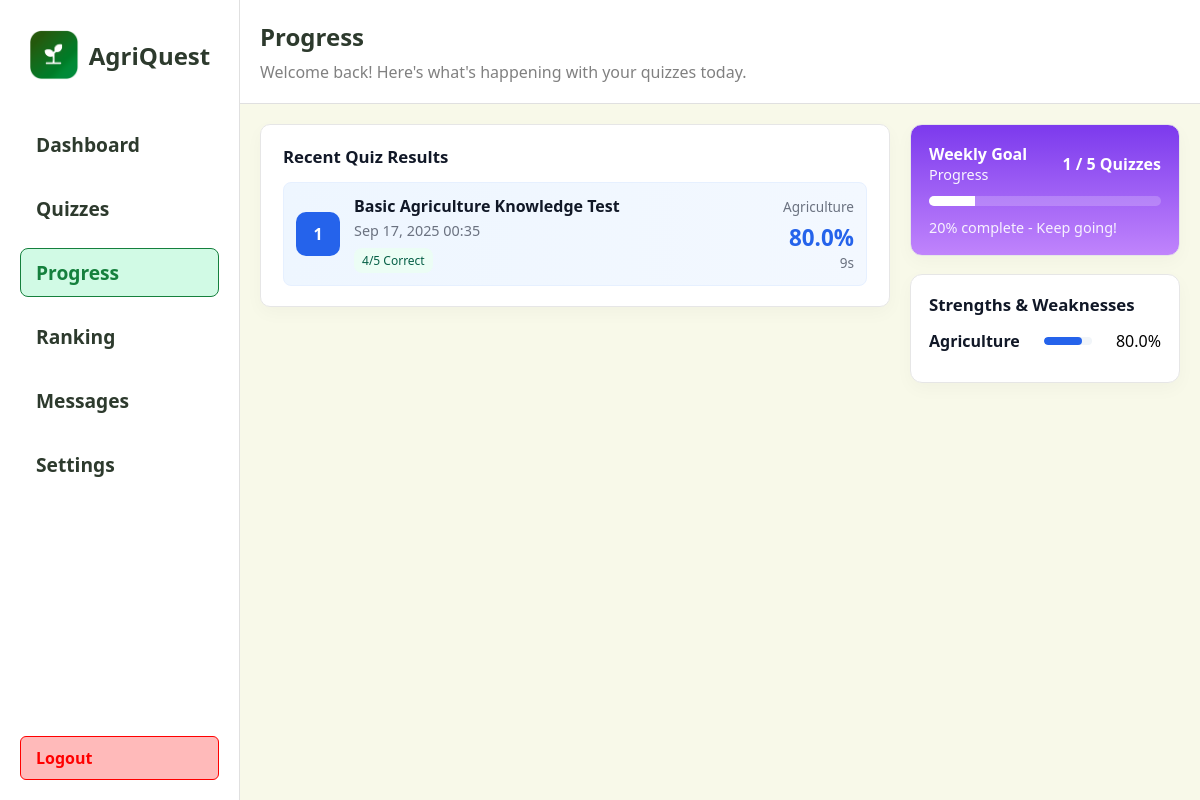
Page /student/progress (signed in) on the earlier database version.
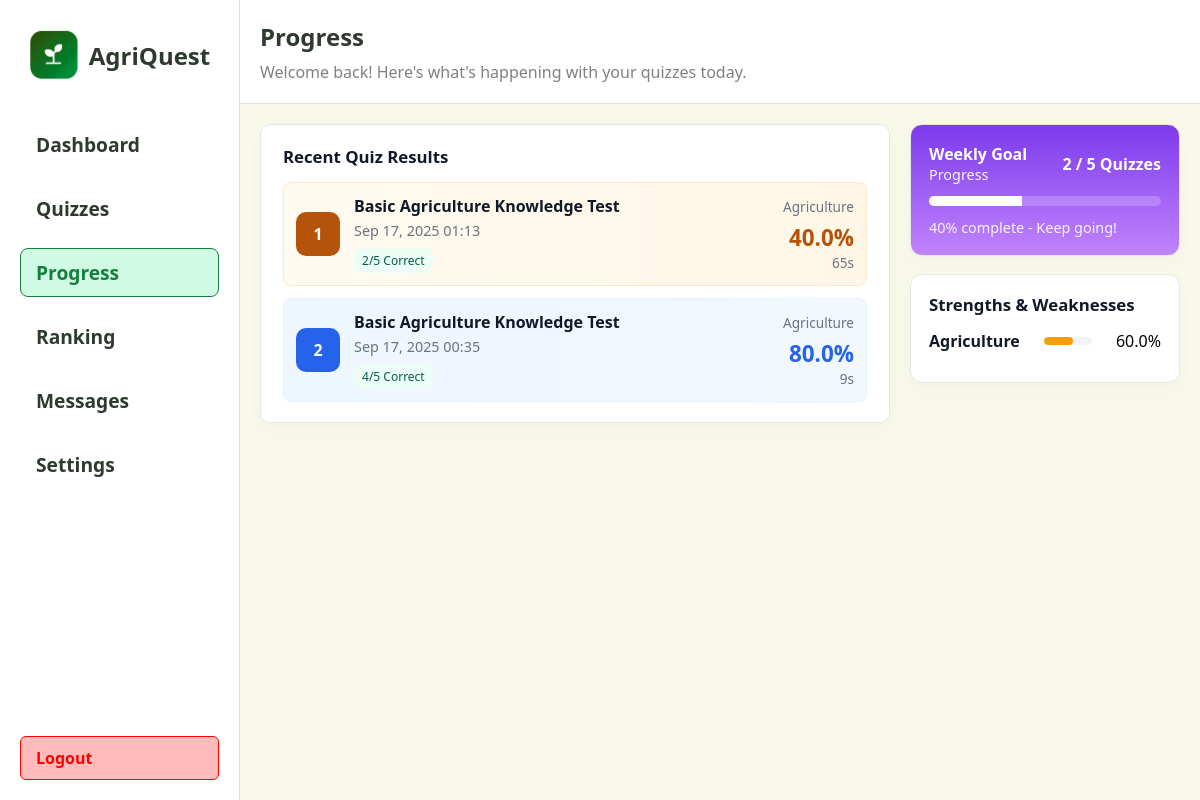
Same page on the later database version.
### app/models.py (models this page shows)
class QuizAttempt(db.Model):
	id = db.Column(db.Integer, primary_key=True)
	quiz_id = db.Column(db.Integer, db.ForeignKey('quiz.id'), nullable=False)
	student_id = db.Column(db.Integer, db.ForeignKey('student.id'), nullable=False)
	started_at = db.Column(db.DateTime, nullable=False, default=db.func.now())
	completed_at = db.Column(db.DateTime, nullable=True)
	score = db.Column(db.Integer, nullable=True)
	percent = db.Column(db.Float, nullable=True)
	time_taken_seconds = db.Column(db.Integer, nullable=True)
	answers = db.relationship('AttemptAnswer', backref='attempt', cascade='all, delete-orphan', lazy=True)
	quiz = db.relationship('Quiz', backref=db.backref('attempts', cascade='all, delete-orphan'), lazy=True)

class Quiz(db.Model):
	id = db.Column(db.Integer, primary_key=True)
	title = db.Column(db.String(200), nullable=False)
	description = db.Column(db.Text)
	time_limit = db.Column(db.Integer, default=0)  # minutes
	difficulty = db.Column(db.String(50))
	teacher_id = db.Column(db.Integer, db.ForeignKey('teacher.id'), nullable=True)
	subject_id = db.Column(db.Integer, db.ForeignKey('subject.id'), nullable=True)
	questions = db.relationship('Question', backref='quiz', cascade='all, delete-orphan', lazy=True)
	created_at = db.Column(db.DateTime, nullable=False, default=db.func.now())

class Subject(db.Model):
	id = db.Column(db.Integer, primary_key=True)
	name = db.Column(db.String(120), unique=True, nullable=False)
	code = db.Column(db.String(20), unique=True)
	description = db.Column(db.Text)
	category = db.Column(db.String(50))
	grade_level = db.Column(db.String(20))
	quizzes = db.relationship('Quiz', backref='subject', lazy=True)

### app/routes.py (the view)
@main.route("/student/progress")
def student_progress():
    student_id = session.get('student_id')
    attempts = []
    if student_id:
        attempts = (
            QuizAttempt.query.filter_by(student_id=student_id)
            .order_by(QuizAttempt.completed_at.desc())
            .limit(25)
            .all()
        )
    try:
        goal = 5
        if student_id:
            s = Student.query.filter_by(id=student_id).first()
            if s and getattr(s, 'weekly_goal', None) is not None:
                try:
                    goal = int(s.weekly_goal)
                except Exception:
                    goal = 5
        now = datetime.utcnow()
        week_start = now - timedelta(days=7)
        completed_this_week = 0
        if student_id:
            completed_this_week = (
                QuizAttempt.query.filter(QuizAttempt.student_id == student_id, QuizAttempt.completed_at != None, QuizAttempt.completed_at >= week_start)
                .count()
            )
        percent = int((completed_this_week / goal) * 100) if goal > 0 else 0
        if percent > 100:
            percent = 100
        weekly_message = "Keep going!" if percent < 100 else "Goal reached — great job!"
    except Exception:
        goal = 5
        completed_this_week = 0
        percent = 0
        weekly_message = "Weekly progress unavailable"
    subject_strengths = []
    if student_id:
        try:
            rows = (
                db.session.query(
                    Subject.id.label('subject_id'),
                    Subject.name.label('subject_name'),
                    func.avg(QuizAttempt.percent).label('avg_percent'),
                    func.count(QuizAttempt.id).label('attempts_count')
                )
                .join(Quiz, Quiz.subject_id == Subject.id)
                .join(QuizAttempt, QuizAttempt.quiz_id == Quiz.id)
                .filter(QuizAttempt.student_id == student_id, QuizAttempt.completed_at != None, QuizAttempt.percent != None)
                .group_by(Subject.id)
                .order_by(func.avg(QuizAttempt.percent).desc())
                .all()
            )
            for r in rows:
                subject_strengths.append({
                    'id': r.subject_id,
                    'name': r.subject_name,
                    'avg_percent': round(float(r.avg_percent), 1) if r.avg_percent is not None else 0.0,
                    'attempts': int(r.attempts_count),
                })
        except Exception:
            subject_strengths = []
    return render_template(
        "student/progress.html",
        attempts=attempts,
        weekly_goal_total=goal,
        weekly_goal_completed=completed_this_week,
        weekly_goal_percent=percent,
        weekly_goal_message=weekly_message,
        subject_strengths=subject_strengths,
    )

### app/templates/student/progress.html (shortened to what the changed rows need)
<!DOCTYPE html>
<html lang="en">
  <head>
    <link
      rel="stylesheet"
      href="{{ url_for('static', filename='css/animations.css') }}"
    />
  </head>
  <body>
    <div class="right">
      <div class="section" style="width: 100%">
        <div class="section-left">
          <div class="card">
            <div class="result-list">
              {% if attempts and attempts|length > 0 %} {% for a in attempts %}
              {% set q = a.quiz %}
              <div
                class="result-item {{ 'green' if a.percent and a.percent >= 85 else ('blue' if a.percent and a.percent >= 70 else 'yellow') }}"
              >
                <div
                  class="result-icon {{ 'green' if a.percent and a.percent >= 85 else ('blue' if a.percent and a.percent >= 70 else 'yellow') }}"
                >
                  {{ loop.index }}
                </div>
                <div class="result-meta">
                  <div class="result-title">
                    {{ q.title if q else 'Quiz #' ~ a.quiz_id }}
                  </div>
                  <div class="result-sub">
                    {{ a.completed_at.strftime('%b %d, %Y %H:%M') if
                    a.completed_at else 'In progress' }}
                  </div>
                  <div class="result-pill">
                    {{ a.score if a.score is not none else '?' }}/{{
                    q.questions|length if q else '?' }} Correct
                  </div>
                </div>
                <div class="result-score">
                  {% if q and q.subject %}
                  <div
                    style="
                      font-size: 0.85rem;
                      color: #6b7280;
                      margin-bottom: 6px;
                      text-align: right;
                    "
                  >
                    {{ q.subject.name }}
                  </div>
                  {% endif %} {% if a.percent is not none %} {% if a.percent >=
                  85 %}
                  <div class="pct" style="color: #059669">
                    {{ a.percent|round(1) }}%
                  </div>
                  {% elif a.percent >= 70 %}
                  <div class="pct" style="color: #2563eb">
                    {{ a.percent|round(1) }}%
                  </div>
                  {% else %}
                  <div class="pct" style="color: #b45309">
                    {{ a.percent|round(1) }}%
                  </div>
                  {% endif %} {% else %}
                  <div class="pct">—%</div>
                  {% endif %}
                  <div class="label">
                    {{ (a.time_taken_seconds ~ 's') if a.time_taken_seconds else
                    '' }}
                  </div>
                </div>
              </div>
              {% endfor %} {% endif %}
            </div>
          </div>
        </div>
        <div class="section-right">
          <div class="weekly-goal card">
            <div class="meta">
              <div>
                <div style="font-weight: 700">Weekly Goal</div>
                <div style="font-size: 0.9rem; opacity: 0.95">Progress</div>
              </div>
              <div style="font-weight: 700">
                {{ weekly_goal_completed }} / {{ weekly_goal_total }} Quizzes
              </div>
            </div>
            <div class="progress" style="--pct: {{ weekly_goal_percent }};">
              <i></i>
            </div>
            <div style="font-size: 0.9rem; opacity: 0.9">
              {{ weekly_goal_percent }}% complete - {{ weekly_goal_message }}
            </div>
          </div>
          <div class="strengths card" style="margin-top: 12px">
            {% if subject_strengths and subject_strengths|length > 0 %} {% for s
            in subject_strengths %} {% set pct = s.avg_percent if s.avg_percent
            is not none else 0 %} {% set pct_int = pct|int %} {% if pct >= 85 %}
            {% set color = '#10b981' %} {% elif pct >= 70 %} {% set color =
            '#2563eb' %} {% elif pct >= 50 %} {% set color = '#f59e0b' %} {%
            else %} {% set color = '#ef4444' %} {% endif %}
            <div class="strength-row">
              <div class="label">{{ s.name }}</div>
              <div
                class="bar"
                style="--pct: {{ pct_int }}; --bar-color: {{ color }};"
              >
                <i></i>
              </div>
              <div style="min-width: 36px; text-align: right">
                {{ '%.1f'|format(pct) }}%
              </div>
            </div>
            {% endfor %} {% else %}
            <div style="color: #6b7280">
              No subject data yet. Take quizzes across subjects to see your
              strengths here.
            </div>
            {% endif %}
          </div>
        </div>
      </div>
    </div>
  </body>
</html>

Differences in the rows shown:
added QuizAttempt: {{ q.title if q else 'Quiz #' ~ a.quiz_id }} "Basic Agriculture Knowledge Test", completed_at "Sep 17, 2025 01:13", score "2", questions|length "5", {{ q.subject.name }} "Agriculture", percent "40.0", time_taken_seconds "65s"
computed for Subject "Agriculture": pct "80.0" → "60.0"
Other differences:
{{ weekly_goal_completed }}: "1" → "2"
{{ weekly_goal_percent }}: "20" → "40"
